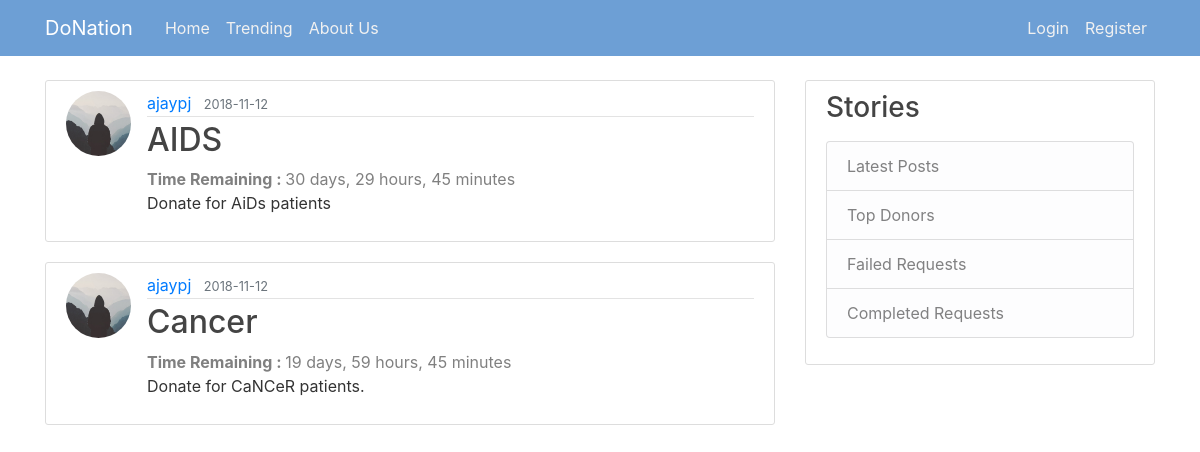
The page /home on the database its author committed.
### flaskblog/models.py (models this page shows, shortened)
class Post(db.Model):
    id = db.Column(db.Integer, primary_key=True)
    title = db.Column(db.String(100), nullable=False)
    date_posted = db.Column(db.DateTime, nullable=False, default=datetime.utcnow)
    content = db.Column(db.Text, nullable=False)
    amount_requested = db.Column(db.Integer,nullable=False)
    amount_collected = db.Column(db.Integer,nullable=False,default=0)
    user_id = db.Column(db.Integer, db.ForeignKey('user.id'), nullable=False)
    charge_id = db.Column(db.String(40),nullable=False)
    transactions = db.relationship('Transaction', backref='Reciever', lazy=True)
    status = db.Column(db.String(20),nullable=False,default="running")
    remaining_time = db.Column(db.Integer,nullable=False)
    trendiness = db.Column(db.Integer,nullable=False,default=0)

class User(db.Model, UserMixin):
    id = db.Column(db.Integer, primary_key=True)
    username = db.Column(db.String(20), unique=True, nullable=False)
    email = db.Column(db.String(120), unique=True, nullable=False)
    image_file = db.Column(db.String(20), nullable=False, default='default.jpg')
    password = db.Column(db.String(60), nullable=False)
    posts = db.relationship('Post', backref='author', lazy=True)
    transactions = db.relationship('Transaction', backref='Contributor', lazy=True)
    no_of_succesful_transactions = db.Column(db.Integer,default = 0)
    total_contribution = db.Column(db.Integer,default = 0)

### flaskblog/routes.py (the view)
@app.route("/")
@app.route("/home")
def home():
    posts = Post.query.filter_by(status="running").all()
    posts.reverse()
    return render_template('home.html', posts=posts)

### flaskblog/templates/home.html
{% extends "layout.html" %}
{% block content %}
    {% for post in posts %}
        <article class="media content-section">
          <img class="rounded-circle article-img" src="{{ url_for('static', filename='profile_pics/' + post.author.image_file) }}">
          <div class="media-body">
            <div class="article-metadata">
				<a class="mr-2" href="{{ url_for('user',user_id=post.author.id) }}">{{ post.author.username }}</a>
              <small class="text-muted">{{ post.date_posted.strftime('%Y-%m-%d') }}</small>
            </div>
            <h2><a class="article-title" href="{{ url_for('post', post_id=post.id) }}">{{ post.title }}</a></h2>
			{% if post.status=="running" %}
			<h7 class="article-content" style="color:grey;"> <strong>Time Remaining : </strong>{{ (post.remaining_time/1440) |round(0, 'floor')| int}} days, {{ ((post.remaining_time%1440)/24) |round(0, 'floor')| int }} hours, {{ post.remaining_time %60}} minutes</h7>
			{% endif %}
            <p class="article-content">{{ post.content }}</p>
          </div>
        </article>
    {% endfor %}
{% endblock content %}

### flaskblog/static/main.css (style rules this page uses)
body { background-image: url("https://d2v9y0dukr6mq2.cloudfront.net/video/thumbnail/itCjTBE/blue-smooth-flowing-waves-on-light-background-video-animation-hd-1920x1080_v1gtgzrrzg__F0008.png"); color: #333333; margin-top: 5rem; }
h1, h2, h3, h4, h5, h6 { color: #444444; }
.content-section { background: #ffffff; padding: 10px 20px; border: 1px solid #dddddd; border-radius: 3px; margin-bottom: 20px; }
.article-title { color: #444444; }
.article-content { white-space: pre-line; }
.article-img { height: 65px; width: 65px; margin-right: 16px; }
.article-metadata { padding-bottom: 1px; margin-bottom: 4px; border-bottom: 1px solid #e3e3e3 }
*, *:before, *:after { box-sizing: border-box; }

### rows shown on the page
Post: image_file (placeholder picture), author.username "ajaypj", date_posted "2018-11-12", title "AIDS", (post.remaining_time/1440)|round(0,'floor')|int "30", ((post.remaining_time%1440)/24)|round(0,'floor')|int "29", post.remaining_time%60 "45", content "Donate for AiDs patients"
Post: image_file (placeholder picture), author.username "ajaypj", date_posted "2018-11-12", title "Cancer", (post.remaining_time/1440)|round(0,'floor')|int "19", ((post.remaining_time%1440)/24)|round(0,'floor')|int "59", post.remaining_time%60 "45", content "Donate for CaNCeR patients."
